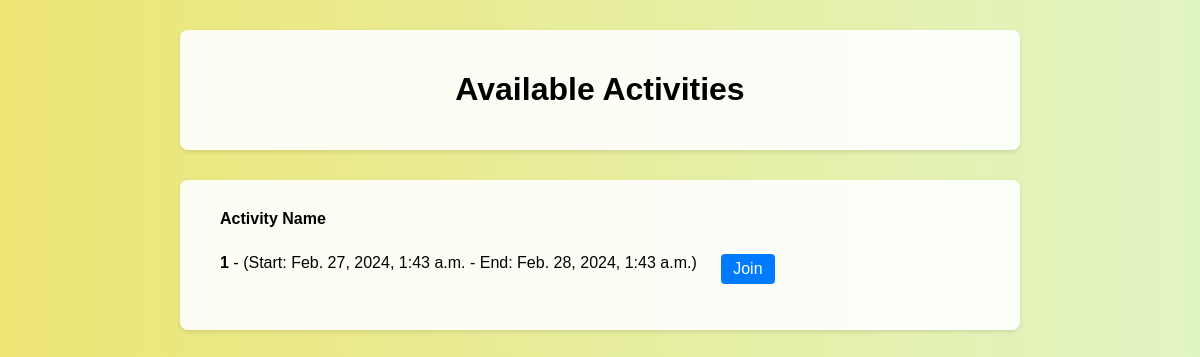
Screenshot of /activityboard/ with the database file from the repository.
### aM/models.py (models this page shows)
class Activity(models.Model):
    title = models.CharField(max_length=120)
    content = models.TextField()
    publish_date = models.DateTimeField(auto_now_add=True)
    start_date = models.DateTimeField()
    end_date = models.DateTimeField()
    location = models.CharField(max_length=255)
    max_participants = models.PositiveIntegerField()
    fee = models.DecimalField(max_digits=10, decimal_places=2)
    status = models.CharField(max_length=20, choices=[('draft', 'Draft 草稿'), ('published', 'Published 发布'), ('ended', 'Ended 结束')], default='draft')
    organizer = models.CharField(max_length=120)
    category = models.CharField(max_length=50)
    tags = models.CharField(max_length=255, blank=True, null=True)
    series_id = models.CharField(max_length=100, unique=True)

### activityboard/views.py (the view)
# urls.py: path('', views.activity_join, name='activity_join'),
def activity_join(request):
    activities = Activity.objects.all()  # 获取所有活动
    return render(request, 'activity_join.html', {'activities': activities})

### activityboard/templates/activity_join.html (shortened to what this page needs)
<!DOCTYPE html>
<html lang="en">
<head>
</head>
<body>
    <div class="header-container">
        <h1>Available Activities</h1>
    </div>
    <div class="activities-container">
        <div class="activity-label">Activity Name</div>
        <ul>
            {% for activity in activities %}
                <li>
                    <span class="activity-name">{{ activity.title }}</span> - {{ activity.description }}
                    (Start: {{ activity.start_date }} - End: {{ activity.end_date }})
                    <a href="{% url 'scan_qr' series_id=activity.series_id %}" class="btn">Join</a>
                </li>
            {% empty %}
                <li>No activities available.</li>
            {% endfor %}
        </ul>
    </div>
</body>
</html>

### activityboard/templates/activity_join.html (style rules this page uses)
body { font-family: Arial, sans-serif; margin: 0; padding: 0; background: linear-gradient(to right, #EDE574, #E1F5C4); }
.header-container { max-width: 800px; margin: 30px auto; padding: 20px; background-color: rgba(255, 255, 255, 0.9); border-radius: 8px; box-shadow: 0 2px 4px rgba(0,0,0,0.1); text-align: center; }
.activities-container { max-width: 800px; margin: 0 auto; padding: 20px; background-color: rgba(255, 255, 255, 0.9); border-radius: 8px; box-shadow: 0 2px 4px rgba(0,0,0,0.1); }
.activity-label { text-align: left; margin-left: 20px; font-weight: bold; padding-top: 10px; }
ul { list-style-type: none; padding-left: 0; }
li { padding: 10px 20px; border-bottom: 1px solid #ccc; text-align: left; }
li:last-child { border-bottom: none; }
.activity-name { font-weight: bold; }
.btn { background-color: #007bff; color: #fff; text-decoration: none; padding: 6px 12px; border-radius: 4px; display: inline-block; margin-left: 20px; vertical-align: top; }

### rows the page displays
Activity: title "1", start_date "Feb. 27, 2024, 1:43 a.m.", end_date "Feb. 28, 2024, 1:43 a.m."
